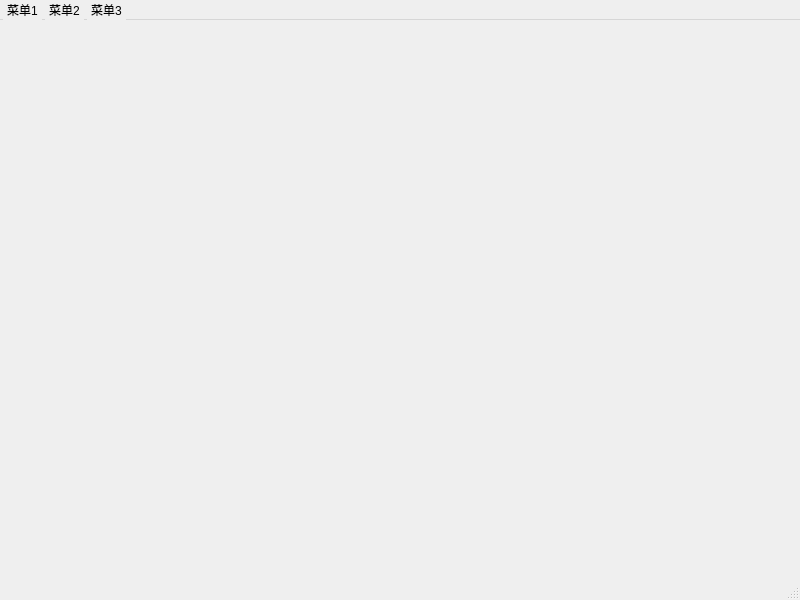
<?xml version="1.0" encoding="UTF-8"?>
<ui version="4.0">
 <class>MainWindow</class>
 <widget class="QMainWindow" name="MainWindow">
  <property name="geometry">
   <rect>
    <x>0</x>
    <y>0</y>
    <width>800</width>
    <height>600</height>
   </rect>
  </property>
  <property name="windowTitle">
   <string>MainWindow</string>
  </property>
  <property name="styleSheet">
   <string notr="true">/*QMenuBar{
	background-color: rgb(170, 170, 255);
	spacing: 5px;
}

QMenuBar::item{
	border-radius: 10px;
	padding: 3px 10px;
	background-color: rgb(255, 250, 210);
}

QMenuBar::item:selected{
	background-color: rgb(255, 85, 0);
}

QMenu::item{
	border: 2px solid transparent;
	padding: 2px 10px;
}

QMenu::item:selected{
	border: 2px solid red;
}

QMenu::separator{
	heighht: 2px;
	background-color: green;
	margin: 0 5px;
}*/

/* 菜单栏背景：垂直渐变（浅灰→深灰） */
QMenuBar {
    background-color: qlineargradient(
        x1: 0, y1: 0, x2: 0, y2: 1,
        stop: 0 lightgray,
        stop: 1 darkgray
    );
    spacing: 3px; /* 菜单项间距 */
}

/* 菜单项默认样式 */
QMenuBar::item {
    padding: 1px 4px; /* 内边距 */
    background: transparent; /* 透明背景 */
    border-radius: 4px; /* 圆角 */
}

/* 菜单项选中（鼠标悬浮/选中） */
QMenuBar::item:selected {
    background-color: #a8a8a8;
}

/* 菜单项按压 */
QMenuBar::item:pressed {
    background-color: #888888;
}

/* 下拉菜单背景+间距 */
QMenu {
    background-color: white;
    margin: 0 2px; /* 菜单边缘间距 */
    border: 1px solid #ddd; /* 菜单边框 */
}

/* 下拉菜单项样式 */
QMenu::item {
    padding: 2px 25px 2px 20px; /* 内边距：左右预留空间 */
    border: 3px solid transparent; /* 选中边框预留空间 */
}

/* 下拉菜单项选中 */
QMenu::item:selected {
    border-color: darkblue; /* 选中边框 */
    background-color: rgba(100, 100, 100, 0.1); /* 半透明背景 */
}

/* 菜单分隔线 */
QMenu::separator {
    height: 2px; /* 分隔线高度 */
    background-color: lightblue; /* 分隔线颜色 */
    margin-left: 10px; /* 左间距 */
    margin-right: 5px; /* 右间距 */
}</string>
  </property>
  <widget class="QWidget" name="centralwidget"/>
  <widget class="QMenuBar" name="menubar">
   <property name="geometry">
    <rect>
     <x>0</x>
     <y>0</y>
     <width>800</width>
     <height>18</height>
    </rect>
   </property>
   <widget class="QMenu" name="menu_2">
    <property name="title">
     <string>菜单1</string>
    </property>
    <addaction name="action111"/>
    <addaction name="action222"/>
    <addaction name="action333"/>
    <addaction name="separator"/>
    <addaction name="action444"/>
   </widget>
   <widget class="QMenu" name="menu_3">
    <property name="title">
     <string>菜单2</string>
    </property>
   </widget>
   <widget class="QMenu" name="menu_4">
    <property name="title">
     <string>菜单3</string>
    </property>
   </widget>
   <addaction name="menu_2"/>
   <addaction name="menu_3"/>
   <addaction name="menu_4"/>
  </widget>
  <widget class="QStatusBar" name="statusbar"/>
  <action name="action111">
   <property name="text">
    <string>111</string>
   </property>
  </action>
  <action name="action222">
   <property name="text">
    <string>222</string>
   </property>
  </action>
  <action name="action333">
   <property name="text">
    <string>333</string>
   </property>
  </action>
  <action name="action444">
   <property name="text">
    <string>444</string>
   </property>
  </action>
 </widget>
 <resources/>
 <connections/>
</ui>
